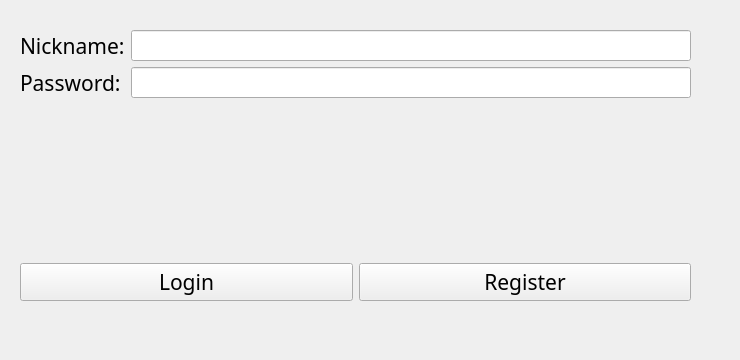
<?xml version="1.0" encoding="UTF-8"?>
<ui version="4.0">
 <class>Autorization</class>
 <widget class="QWidget" name="Autorization">
  <property name="windowModality">
   <enum>Qt::NonModal</enum>
  </property>
  <property name="enabled">
   <bool>true</bool>
  </property>
  <property name="geometry">
   <rect>
    <x>0</x>
    <y>0</y>
    <width>740</width>
    <height>360</height>
   </rect>
  </property>
  <property name="windowTitle">
   <string>Authorization</string>
  </property>
  <widget class="QWidget" name="layoutWidget">
   <property name="geometry">
    <rect>
     <x>20</x>
     <y>30</y>
     <width>671</width>
     <height>271</height>
    </rect>
   </property>
   <layout class="QVBoxLayout" name="verticalLayout">
    <item>
     <layout class="QFormLayout" name="formLayout">
      <item row="0" column="0">
       <widget class="QLabel" name="textNickname">
        <property name="font">
         <font>
          <family>MV Boli</family>
          <pointsize>16</pointsize>
          <weight>50</weight>
          <bold>false</bold>
         </font>
        </property>
        <property name="text">
         <string>Nickname:</string>
        </property>
       </widget>
      </item>
      <item row="1" column="1">
       <widget class="QLineEdit" name="passEdit">
        <property name="font">
         <font>
          <family>MV Boli</family>
          <pointsize>12</pointsize>
         </font>
        </property>
        <property name="echoMode">
         <enum>QLineEdit::Password</enum>
        </property>
       </widget>
      </item>
      <item row="1" column="0">
       <widget class="QLabel" name="textPassword">
        <property name="font">
         <font>
          <family>MV Boli</family>
          <pointsize>16</pointsize>
          <weight>50</weight>
          <bold>false</bold>
         </font>
        </property>
        <property name="text">
         <string>Password:</string>
        </property>
       </widget>
      </item>
      <item row="0" column="1">
       <widget class="QLineEdit" name="nickEdit">
        <property name="font">
         <font>
          <family>MV Boli</family>
          <pointsize>12</pointsize>
         </font>
        </property>
       </widget>
      </item>
     </layout>
    </item>
    <item>
     <widget class="QLabel" name="warningLabel">
      <property name="font">
       <font>
        <family>MV Boli</family>
        <pointsize>16</pointsize>
       </font>
      </property>
      <property name="text">
       <string/>
      </property>
     </widget>
    </item>
    <item>
     <layout class="QHBoxLayout" name="horizontalLayout">
      <item>
       <widget class="QPushButton" name="loginButton">
        <property name="font">
         <font>
          <family>MV Boli</family>
          <pointsize>16</pointsize>
         </font>
        </property>
        <property name="text">
         <string>Login</string>
        </property>
       </widget>
      </item>
      <item>
       <widget class="QPushButton" name="registerButton">
        <property name="font">
         <font>
          <family>MV Boli</family>
          <pointsize>16</pointsize>
         </font>
        </property>
        <property name="text">
         <string>Register</string>
        </property>
       </widget>
      </item>
     </layout>
    </item>
   </layout>
  </widget>
 </widget>
 <resources/>
 <connections/>
</ui>
